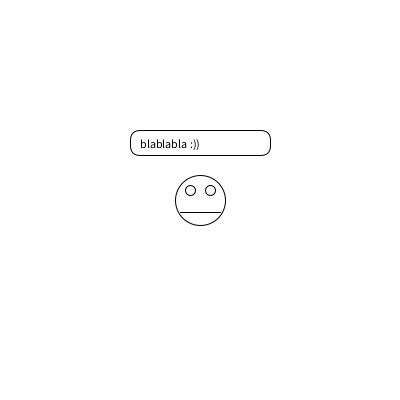
Frame 1 (no input)
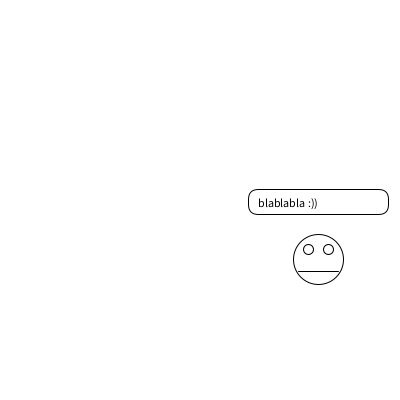
Frame 60 (the mouse pressed at the canvas centre just before this capture)
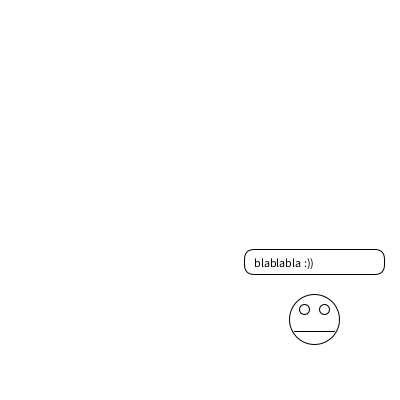
Frame 120 (the mouse held since frame 60 and released just before this capture)

The Processing sketch that drew these frames (run headless with seeded random() and noise(); from frame 60 on, the mouse is pressed at the canvas centre):

// Processing sketch: creature
// ── creature.pde





// TODO: få klasse til at virke!!!




//Opgave beskrivelse
// Afleveringen:
// 
// Opgaven skal laves af højest to personer.
// I skal aflevere “koden” og en “video” hvor forklarer koden, og anvender rigtige fagord
// Krav:
//  Tegn et “væsen” vha. de indbyggede 2D tegnefunktioner
//  Lav en talebobbel på skærmen, ligesom i en tegneserie.
//  Anvend variabler istedet for direkte skrevne tal eller ord
//  Flyt “væsnet” rundt på skærmen. Det må gerne forsvinde ud af billedet, hvis opgaven er lidt svær
//
// Frivilligt:
//  Prøv at få “væsnet” til f.eks at “bounce” eller bevæge sig længere væk så der simuleres en rummelig dimension

class Creature {
    float classx;
    float classy;
    float classxvel;
    float classyvel;

    int colorOffset = 0;

    final int diameter = 50;
    final int eyeDiameter = 10;
    final int mouthLength = 40;
    final int speechBubbleWidth = 140;
    final int speechBubbleHeight = 25;
    final int speechBubbleXOffset = 70;
    final int speechBubbleYOffset = 70;
    final String speechText = "blablabla :))";

    Creature(float x, float y, float xvel, float yvel) {
        classx = x;
        classy = y;
        classxvel = xvel;
        classyvel = yvel;
    }

    void draw() {
        background(255);
        circle(classx, classy, diameter);
        // draw the eyes
        circle(classx-10, classy-10, eyeDiameter);
        circle(classx+10, classy-10, eyeDiameter);

        // draw the mouth
        line(classx-mouthLength/2, classy+diameter/4, classx+mouthLength/2, classy+diameter/4);

        // draw the speech bubble
        fill(255);
        rect(classx-speechBubbleXOffset, classy-speechBubbleYOffset, speechBubbleWidth, speechBubbleHeight, 10, 10, 10, 10);
        fill(0);
        text(speechText, classx-speechBubbleXOffset+10, classy-speechBubbleYOffset+18);
        fill(255);
    }

    void move() {
        classx += classxvel;
        classy += classyvel;

        //check move validity
        //if on wall, bounce

        if (classx < diameter/2 || classx > width-diameter/2) {
                classxvel *= -1;
        }
        if (classy < diameter/2 || classy > height-diameter/2) {
                classyvel *= -1;
        }
    }
}


Creature[] creature = new Creature[2];

void setup() {
    size(400, 400);
    background(255);
    creature[0] = new Creature(width/2, height/2, 1, 1);

    //make another creature
    creature[1] = new Creature(width/2, height/2, 2, 1);
}

void draw() {
    creature[0].draw();
    creature[0].move();

    creature[1].draw();
    creature[1].move();
}
